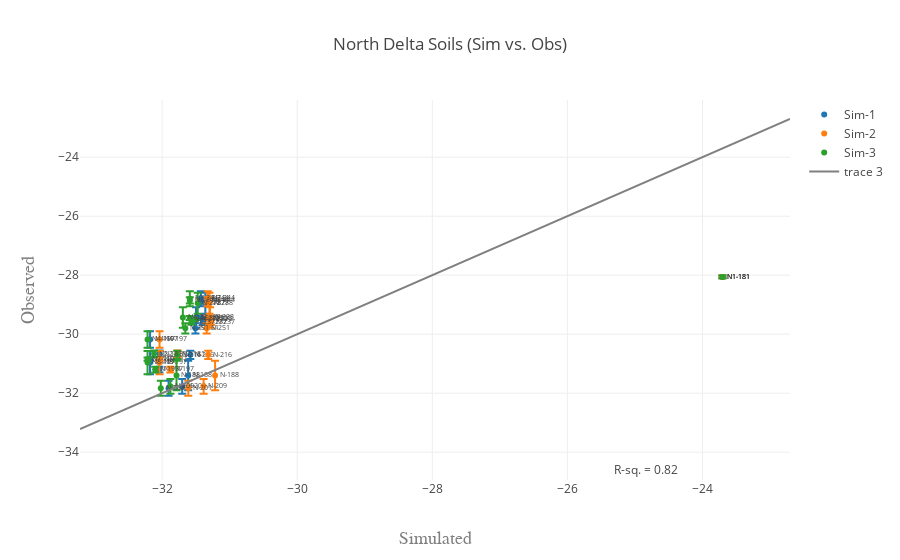

The code cell stored with this chart in its notebook:
### Code cell
data = []
for folder in range(1, folders + 1):
    df = delta_dat.loc[delta_dat['IDsim'] == ('Sim-' + str(folder))]
    df = df.loc[df['Transect'] == 'N']
    trace = get_scatter(df, test_var, sd, name=('Sim-' + str(folder)))
    data.append(trace)
    
data.append(get_xy_line(delta_dat, test_var, delta=True))

fig = go.Figure(data=data, layout=get_layout(delta_dat, test_var, title='North Delta Soils (Sim vs. Obs)'))
iplot(fig)

### Figure 1 — Plotly figure (JSON) as saved in the notebook; plotly's stock layout.template omitted (floating-point values rounded to 4 significant figures)
{"data": [{"error_y": {"array": [0.04596, 0.1136, 0.282, 0.05583, 0.2553, 0.3945, 0.1061, 0.5, 0.1, 0.2517, 0.2517, 0.1414, 0.3512, 0.08165, 0.1732, 0.07071, null, 0.3536], "symmetric": true, "type": "data"}, "mode": "markers+text", "name": "Sim-1", "text": ["N1-181", "N2-181", "N4-197", "N7-197", "N7-244", "N8-197", "N8-244", "N-188", "N-197", "N-201", "N-209", "N-216", "N-223", "N-237", "N-251", "N-258", "N-272", "N-278"], "textfont": {"size": 7}, "textposition": "right", "type": "scatter", "x": [-23.7, -32.04, -32.18, -32.18, -31.43, -32.18, -31.43, -31.61, -32.04, -31.9, -31.7, -31.58, -31.5, -31.4, -31.51, -31.45, -31.38, -31.36], "y": [-28.06, -30.66, -30.18, -30.85, -28.8, -30.96, -28.86, -31.4, -31.2, -31.83, -31.77, -30.7, -29.43, -29.6, -29.8, -29.45, -29.5, -28.95]}, {"error_y": {"array": [0.04596, 0.1136, 0.282, 0.05583, 0.2553, 0.3945, 0.1061, 0.5, 0.1, 0.2517, 0.2517, 0.1414, 0.3512, 0.08165, 0.1732, 0.07071, null, 0.3536], "symmetric": true, "type": "data"}, "mode": "markers+text", "name": "Sim-2", "text": ["N1-181", "N2-181", "N4-197", "N7-197", "N7-244", "N8-197", "N8-244", "N-188", "N-197", "N-201", "N-209", "N-216", "N-223", "N-237", "N-251", "N-258", "N-272", "N-278"], "textfont": {"size": 7}, "textposition": "right", "type": "scatter", "x": [-23.7, -31.77, -32.04, -32.04, -31.33, -32.04, -31.33, -31.22, -31.88, -31.61, -31.39, -31.32, -31.29, -31.28, -31.34, -31.31, -31.3, -31.3], "y": [-28.06, -30.66, -30.18, -30.85, -28.8, -30.96, -28.86, -31.4, -31.2, -31.83, -31.77, -30.7, -29.43, -29.6, -29.8, -29.45, -29.5, -28.95]}, {"error_y": {"array": [0.04596, 0.1136, 0.282, 0.05583, 0.2553, 0.3945, 0.1061, 0.5, 0.1, 0.2517, 0.2517, 0.1414, 0.3512, 0.08165, 0.1732, 0.07071, null, 0.3536], "symmetric": true, "type": "data"}, "mode": "markers+text", "name": "Sim-3", "text": ["N1-181", "N2-181", "N4-197", "N7-197", "N7-244", "N8-197", "N8-244", "N-188", "N-197", "N-201", "N-209", "N-216", "N-223", "N-237", "N-251", "N-258", "N-272", "N-278"], "textfont": {"size": 7}, "textposition": "right", "type": "scatter", "x": [-23.7, -32.12, -32.22, -32.22, -31.59, -32.22, -31.59, -31.79, -32.1, -32.02, -31.88, -31.78, -31.69, -31.57, -31.66, -31.59, -31.5, -31.47], "y": [-28.06, -30.66, -30.18, -30.85, -28.8, -30.96, -28.86, -31.4, -31.2, -31.83, -31.77, -30.7, -29.43, -29.6, -29.8, -29.45, -29.5, -28.95]}, {"marker": {"color": "grey", "opacity": 0.9}, "mode": "lines", "type": "scatter", "x": [-33.22, -22.7], "y": [-33.22, -22.7]}], "layout": {"annotations": [{"showarrow": false, "text": "R-sq. = 0.82", "x": -24.84, "y": -34.59}], "showlegend": true, "title": "North Delta Soils (Sim vs. Obs)", "xaxis": {"title": "Simulated", "titlefont": {"color": "#7f7f7f", "family": "Courier New, monospace", "size": 18}}, "yaxis": {"title": "Observed", "titlefont": {"color": "#7f7f7f", "family": "Courier New, monospace", "size": 18}}}}
